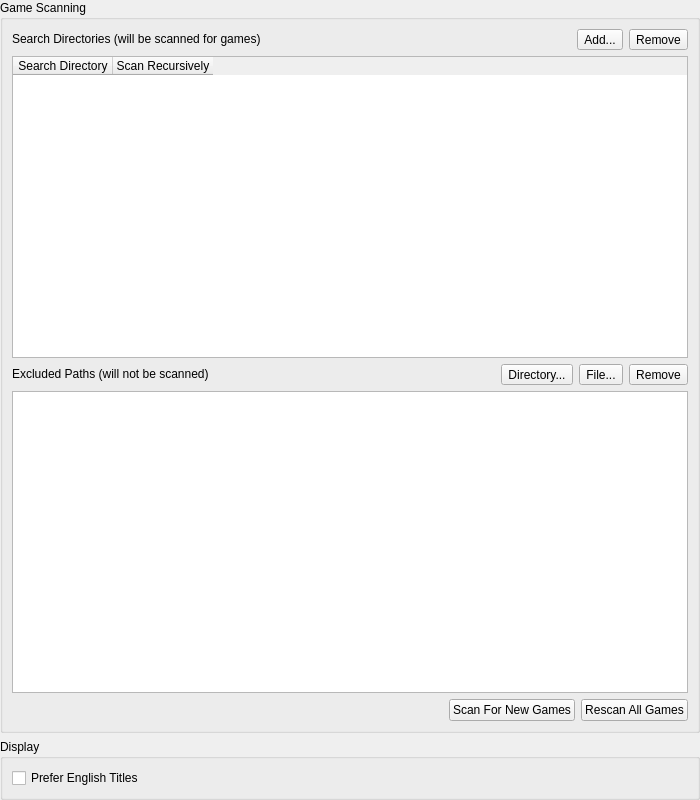
<?xml version="1.0" encoding="UTF-8"?>
<ui version="4.0">
 <class>GameListSettingsWidget</class>
 <widget class="QWidget" name="GameListSettingsWidget">
  <property name="geometry">
   <rect>
    <x>0</x>
    <y>0</y>
    <width>700</width>
    <height>800</height>
   </rect>
  </property>
  <layout class="QVBoxLayout" name="verticalLayout" stretch="1,0">
   <property name="leftMargin">
    <number>0</number>
   </property>
   <property name="topMargin">
    <number>0</number>
   </property>
   <property name="rightMargin">
    <number>0</number>
   </property>
   <property name="bottomMargin">
    <number>0</number>
   </property>
   <item>
    <widget class="QGroupBox" name="gameScanningGroup">
     <property name="title">
      <string>Game Scanning</string>
     </property>
     <layout class="QVBoxLayout" name="gameScanningVBox">
      <item>
       <layout class="QHBoxLayout" name="horizontalLayout_2">
        <item>
         <widget class="QLabel" name="label">
          <property name="text">
           <string>Search Directories (will be scanned for games)</string>
          </property>
          <property name="buddy">
           <cstring>searchDirectoryList</cstring>
          </property>
          <property name="textInteractionFlags">
           <set>Qt::TextBrowserInteraction</set>
          </property>
         </widget>
        </item>
        <item>
         <spacer name="horizontalSpacer_2">
          <property name="orientation">
           <enum>Qt::Orientation::Horizontal</enum>
          </property>
          <property name="sizeHint" stdset="0">
           <size>
            <width>40</width>
            <height>20</height>
           </size>
          </property>
         </spacer>
        </item>
        <item>
         <widget class="QToolButton" name="addSearchDirectoryButton">
          <property name="sizePolicy">
           <sizepolicy hsizetype="Minimum" vsizetype="Minimum">
            <horstretch>0</horstretch>
            <verstretch>0</verstretch>
           </sizepolicy>
          </property>
          <property name="text">
           <string>Add...</string>
          </property>
          <property name="icon">
           <iconset theme="folder-add-line"/>
          </property>
          <property name="toolButtonStyle">
           <enum>Qt::ToolButtonStyle::ToolButtonTextBesideIcon</enum>
          </property>
         </widget>
        </item>
        <item>
         <widget class="QToolButton" name="removeSearchDirectoryButton">
          <property name="sizePolicy">
           <sizepolicy hsizetype="Minimum" vsizetype="Minimum">
            <horstretch>0</horstretch>
            <verstretch>0</verstretch>
           </sizepolicy>
          </property>
          <property name="text">
           <string>Remove</string>
          </property>
          <property name="icon">
           <iconset theme="folder-reduce-line"/>
          </property>
          <property name="toolButtonStyle">
           <enum>Qt::ToolButtonStyle::ToolButtonTextBesideIcon</enum>
          </property>
         </widget>
        </item>
       </layout>
      </item>
      <item>
       <widget class="QTableWidget" name="searchDirectoryList">
        <column>
         <property name="text">
          <string>Search Directory</string>
         </property>
        </column>
        <column>
         <property name="text">
          <string>Scan Recursively</string>
         </property>
        </column>
       </widget>
      </item>
      <item>
       <layout class="QHBoxLayout" name="horizontalLayout_3">
        <item>
         <widget class="QLabel" name="label_2">
          <property name="text">
           <string>Excluded Paths (will not be scanned)</string>
          </property>
          <property name="buddy">
           <cstring>excludedPaths</cstring>
          </property>
          <property name="textInteractionFlags">
           <set>Qt::TextBrowserInteraction</set>
          </property>
         </widget>
        </item>
        <item>
         <spacer name="horizontalSpacer_3">
          <property name="orientation">
           <enum>Qt::Orientation::Horizontal</enum>
          </property>
          <property name="sizeHint" stdset="0">
           <size>
            <width>40</width>
            <height>20</height>
           </size>
          </property>
         </spacer>
        </item>
        <item>
         <widget class="QToolButton" name="addExcludedPath">
          <property name="sizePolicy">
           <sizepolicy hsizetype="Minimum" vsizetype="Minimum">
            <horstretch>0</horstretch>
            <verstretch>0</verstretch>
           </sizepolicy>
          </property>
          <property name="text">
           <string>Directory...</string>
          </property>
          <property name="icon">
           <iconset theme="folder-add-line"/>
          </property>
          <property name="toolButtonStyle">
           <enum>Qt::ToolButtonStyle::ToolButtonTextBesideIcon</enum>
          </property>
         </widget>
        </item>
        <item>
         <widget class="QToolButton" name="addExcludedFile">
          <property name="sizePolicy">
           <sizepolicy hsizetype="Minimum" vsizetype="Minimum">
            <horstretch>0</horstretch>
            <verstretch>0</verstretch>
           </sizepolicy>
          </property>
          <property name="text">
           <string>File...</string>
          </property>
          <property name="icon">
           <iconset theme="file-add-line"/>
          </property>
          <property name="toolButtonStyle">
           <enum>Qt::ToolButtonStyle::ToolButtonTextBesideIcon</enum>
          </property>
         </widget>
        </item>
        <item>
         <widget class="QToolButton" name="removeExcludedPath">
          <property name="sizePolicy">
           <sizepolicy hsizetype="Minimum" vsizetype="Minimum">
            <horstretch>0</horstretch>
            <verstretch>0</verstretch>
           </sizepolicy>
          </property>
          <property name="text">
           <string>Remove</string>
          </property>
          <property name="icon">
           <iconset theme="file-reduce-line"/>
          </property>
          <property name="toolButtonStyle">
           <enum>Qt::ToolButtonStyle::ToolButtonTextBesideIcon</enum>
          </property>
         </widget>
        </item>
       </layout>
      </item>
      <item>
       <widget class="QListWidget" name="excludedPaths"/>
      </item>
      <item>
       <layout class="QHBoxLayout" name="horizontalLayout">
        <item>
         <spacer name="horizontalSpacer">
          <property name="orientation">
           <enum>Qt::Orientation::Horizontal</enum>
          </property>
          <property name="sizeHint" stdset="0">
           <size>
            <width>40</width>
            <height>20</height>
           </size>
          </property>
         </spacer>
        </item>
        <item>
         <widget class="QPushButton" name="scanForNewGames">
          <property name="sizePolicy">
           <sizepolicy hsizetype="Minimum" vsizetype="Minimum">
            <horstretch>0</horstretch>
            <verstretch>0</verstretch>
           </sizepolicy>
          </property>
          <property name="text">
           <string>Scan For New Games</string>
          </property>
          <property name="icon">
           <iconset theme="file-search-line"/>
          </property>
         </widget>
        </item>
        <item>
         <widget class="QPushButton" name="rescanAllGames">
          <property name="sizePolicy">
           <sizepolicy hsizetype="Minimum" vsizetype="Minimum">
            <horstretch>0</horstretch>
            <verstretch>0</verstretch>
           </sizepolicy>
          </property>
          <property name="text">
           <string>Rescan All Games</string>
          </property>
          <property name="icon">
           <iconset theme="refresh-line"/>
          </property>
         </widget>
        </item>
       </layout>
      </item>
     </layout>
    </widget>
   </item>
   <item>
    <widget class="QGroupBox" name="gameListGroup">
     <property name="title">
      <string>Display</string>
     </property>
     <layout class="QGridLayout" name="gridLayout_gameList">
      <item row="0" column="0">
       <widget class="QCheckBox" name="preferEnglishGameList">
        <property name="text">
         <string>Prefer English Titles</string>
        </property>
       </widget>
      </item>
     </layout>
    </widget>
   </item>
  </layout>
 </widget>
 <tabstops>
  <tabstop>addSearchDirectoryButton</tabstop>
  <tabstop>removeSearchDirectoryButton</tabstop>
  <tabstop>searchDirectoryList</tabstop>
  <tabstop>addExcludedPath</tabstop>
  <tabstop>addExcludedFile</tabstop>
  <tabstop>removeExcludedPath</tabstop>
  <tabstop>excludedPaths</tabstop>
  <tabstop>scanForNewGames</tabstop>
  <tabstop>rescanAllGames</tabstop>
  <tabstop>preferEnglishGameList</tabstop>
 </tabstops>
 <resources>
  <include location="../resources/resources.qrc"/>
 </resources>
 <connections/>
</ui>
